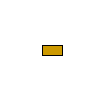
Frame 1 (no input)
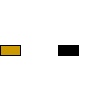
Frame 60 (the mouse pressed at the canvas centre just before this capture)
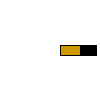
Frame 120 (the mouse held since frame 60 and released just before this capture)

The Processing sketch that drew these frames (run headless with seeded random() and noise(); from frame 60 on, the mouse is pressed at the canvas centre):

// Processing sketch: Cars
// ── Cars.pde
// OOP Car
class Car{
  color c;
  float xpos;
  float ypos;
  float xspeed;
  
  Car(){
    c=color(255);
    xpos=width/2;
    ypos=height/2;
    xspeed=2;
  }
  void display(){
    rectMode(CENTER);
    fill(c);
    rect(xpos,ypos,20,10);
  }
  void drive(){
    xpos = xpos + xspeed;
    if (xpos > width) {
      xpos = 0;
    }
  }
}


Car myCar;
Car myBlackCar;
Car myGreenCar;


void setup()  {    
  myCar = new Car();   
  myBlackCar = new Car();
  myGreenCar = new Car();

}    

void draw()  {      
  myCar.drive();   
  myCar.display();   
  background(255);
  myBlackCar.c=0;
  myGreenCar.c=color(204, 153, 0);
  
  myBlackCar.drive();
  myBlackCar.display();
  
  myGreenCar.drive();
  myGreenCar.display();
  myGreenCar.xspeed=1;
  


}
